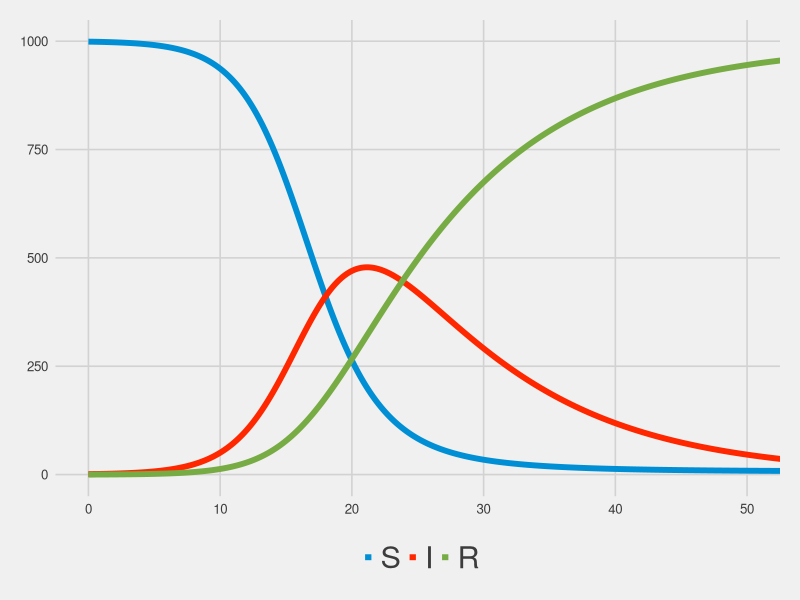

Source code (R):
library(deSolve)
library(ggplot2)
library(gganimate)

# Define the SIR model
sir_model <- function(time, state, parameters) {
  with(as.list(c(state, parameters)), {
    dS <- -beta * S * I / N
    dI <- beta * S * I / N - gamma * I
    dR <- gamma * I
    return(list(c(dS, dI, dR)))
  })
}

# Set the initial values and parameters
init_state <- c(S = 999, I = 1, R = 0)
parameters <- c(beta = 0.5, 
                gamma = 0.1, 
                N = sum(init_state))

# Simulate the model
times <- seq(0, 100, by = 0.1)
sir_out <- ode(y = init_state, 
               times = times, 
               func = sir_model, 
               parms = parameters)

# Create a data frame from the simulation results
sir_df <- data.frame(time = sir_out[,1], 
                     S = sir_out[,2], 
                     I = sir_out[,3], 
                     R = sir_out[,4])

sir_long <- reshape2::melt(sir_df, id.vars = "time")

# Create a ggplot object
sir_plot <- ggplot(sir_long, 
                   aes(x = time, y = value, 
                               color = variable)) +
  geom_line(linewidth = 2) +
  ggthemes::scale_color_fivethirtyeight()+
  labs(x = "Time", y = "Population", color = "") +
  coord_cartesian(xlim = c(0,50))+
  ggthemes::theme_fivethirtyeight()+
  theme(legend.key.size = unit(5,units = "pt"),
        legend.text = element_text(size=22))

# Animate the plot
sir_anim <- sir_plot +
  transition_reveal(time) +
  ease_aes('linear') +
  labs(title = 'Time: {frame_time}') +
  ggtitle('SIR Model Simulation') +
  theme(plot.title = element_text(hjust = 0.5))

# animate(sir_anim, fps = 10, duration = 10)
